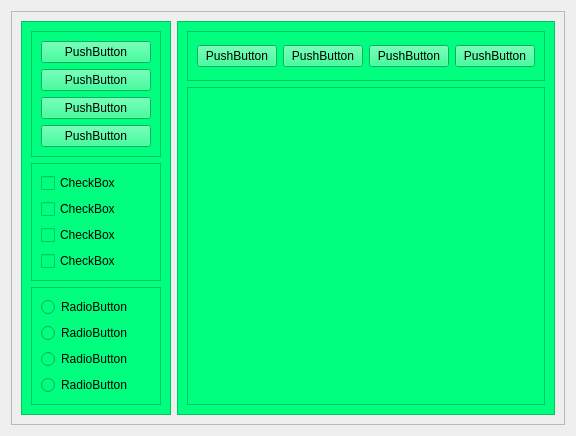
<?xml version="1.0" encoding="UTF-8"?>
<ui version="4.0">
 <class>Form</class>
 <widget class="QWidget" name="Form">
  <property name="geometry">
   <rect>
    <x>0</x>
    <y>0</y>
    <width>552</width>
    <height>412</height>
   </rect>
  </property>
  <property name="windowTitle">
   <string>Form</string>
  </property>
  <layout class="QHBoxLayout" name="horizontalLayout">
   <item>
    <widget class="QFrame" name="frame">
     <property name="frameShape">
      <enum>QFrame::StyledPanel</enum>
     </property>
     <property name="frameShadow">
      <enum>QFrame::Plain</enum>
     </property>
     <layout class="QHBoxLayout" name="horizontalLayout_2">
      <item>
       <widget class="QFrame" name="frame_2">
        <property name="minimumSize">
         <size>
          <width>150</width>
          <height>0</height>
         </size>
        </property>
        <property name="maximumSize">
         <size>
          <width>200</width>
          <height>16777215</height>
         </size>
        </property>
        <property name="styleSheet">
         <string notr="true">background-color: rgb(0, 255, 127);</string>
        </property>
        <property name="frameShape">
         <enum>QFrame::StyledPanel</enum>
        </property>
        <property name="frameShadow">
         <enum>QFrame::Plain</enum>
        </property>
        <layout class="QVBoxLayout" name="verticalLayout_2">
         <item>
          <widget class="QFrame" name="frame_6">
           <property name="frameShape">
            <enum>QFrame::StyledPanel</enum>
           </property>
           <property name="frameShadow">
            <enum>QFrame::Plain</enum>
           </property>
           <layout class="QVBoxLayout" name="verticalLayout_3">
            <item>
             <widget class="QPushButton" name="pushButton_5">
              <property name="text">
               <string>PushButton</string>
              </property>
             </widget>
            </item>
            <item>
             <widget class="QPushButton" name="pushButton_6">
              <property name="text">
               <string>PushButton</string>
              </property>
             </widget>
            </item>
            <item>
             <widget class="QPushButton" name="pushButton_7">
              <property name="text">
               <string>PushButton</string>
              </property>
             </widget>
            </item>
            <item>
             <widget class="QPushButton" name="pushButton_8">
              <property name="text">
               <string>PushButton</string>
              </property>
             </widget>
            </item>
           </layout>
          </widget>
         </item>
         <item>
          <widget class="QFrame" name="frame_7">
           <property name="frameShape">
            <enum>QFrame::StyledPanel</enum>
           </property>
           <property name="frameShadow">
            <enum>QFrame::Plain</enum>
           </property>
           <layout class="QVBoxLayout" name="verticalLayout_4">
            <item>
             <widget class="QCheckBox" name="checkBox">
              <property name="text">
               <string>CheckBox</string>
              </property>
             </widget>
            </item>
            <item>
             <widget class="QCheckBox" name="checkBox_2">
              <property name="text">
               <string>CheckBox</string>
              </property>
             </widget>
            </item>
            <item>
             <widget class="QCheckBox" name="checkBox_3">
              <property name="text">
               <string>CheckBox</string>
              </property>
             </widget>
            </item>
            <item>
             <widget class="QCheckBox" name="checkBox_4">
              <property name="text">
               <string>CheckBox</string>
              </property>
             </widget>
            </item>
           </layout>
          </widget>
         </item>
         <item>
          <widget class="QFrame" name="frame_8">
           <property name="frameShape">
            <enum>QFrame::StyledPanel</enum>
           </property>
           <property name="frameShadow">
            <enum>QFrame::Plain</enum>
           </property>
           <layout class="QVBoxLayout" name="verticalLayout_5">
            <item>
             <widget class="QRadioButton" name="radioButton">
              <property name="text">
               <string>RadioButton</string>
              </property>
             </widget>
            </item>
            <item>
             <widget class="QRadioButton" name="radioButton_2">
              <property name="text">
               <string>RadioButton</string>
              </property>
             </widget>
            </item>
            <item>
             <widget class="QRadioButton" name="radioButton_3">
              <property name="text">
               <string>RadioButton</string>
              </property>
             </widget>
            </item>
            <item>
             <widget class="QRadioButton" name="radioButton_4">
              <property name="text">
               <string>RadioButton</string>
              </property>
             </widget>
            </item>
           </layout>
          </widget>
         </item>
        </layout>
       </widget>
      </item>
      <item>
       <widget class="QFrame" name="frame_3">
        <property name="styleSheet">
         <string notr="true">background-color: rgb(0, 255, 127);</string>
        </property>
        <property name="frameShape">
         <enum>QFrame::StyledPanel</enum>
        </property>
        <property name="frameShadow">
         <enum>QFrame::Plain</enum>
        </property>
        <layout class="QVBoxLayout" name="verticalLayout">
         <item>
          <widget class="QFrame" name="frame_4">
           <property name="minimumSize">
            <size>
             <width>0</width>
             <height>50</height>
            </size>
           </property>
           <property name="maximumSize">
            <size>
             <width>16777215</width>
             <height>50</height>
            </size>
           </property>
           <property name="styleSheet">
            <string notr="true"/>
           </property>
           <property name="frameShape">
            <enum>QFrame::StyledPanel</enum>
           </property>
           <property name="frameShadow">
            <enum>QFrame::Plain</enum>
           </property>
           <layout class="QHBoxLayout" name="horizontalLayout_3">
            <item>
             <widget class="QPushButton" name="pushButton">
              <property name="text">
               <string>PushButton</string>
              </property>
             </widget>
            </item>
            <item>
             <widget class="QPushButton" name="pushButton_2">
              <property name="text">
               <string>PushButton</string>
              </property>
             </widget>
            </item>
            <item>
             <widget class="QPushButton" name="pushButton_3">
              <property name="text">
               <string>PushButton</string>
              </property>
             </widget>
            </item>
            <item>
             <widget class="QPushButton" name="pushButton_4">
              <property name="text">
               <string>PushButton</string>
              </property>
             </widget>
            </item>
           </layout>
          </widget>
         </item>
         <item>
          <widget class="QFrame" name="frame_5">
           <property name="styleSheet">
            <string notr="true"/>
           </property>
           <property name="frameShape">
            <enum>QFrame::StyledPanel</enum>
           </property>
           <property name="frameShadow">
            <enum>QFrame::Plain</enum>
           </property>
          </widget>
         </item>
        </layout>
       </widget>
      </item>
     </layout>
    </widget>
   </item>
  </layout>
 </widget>
 <resources/>
 <connections/>
</ui>
